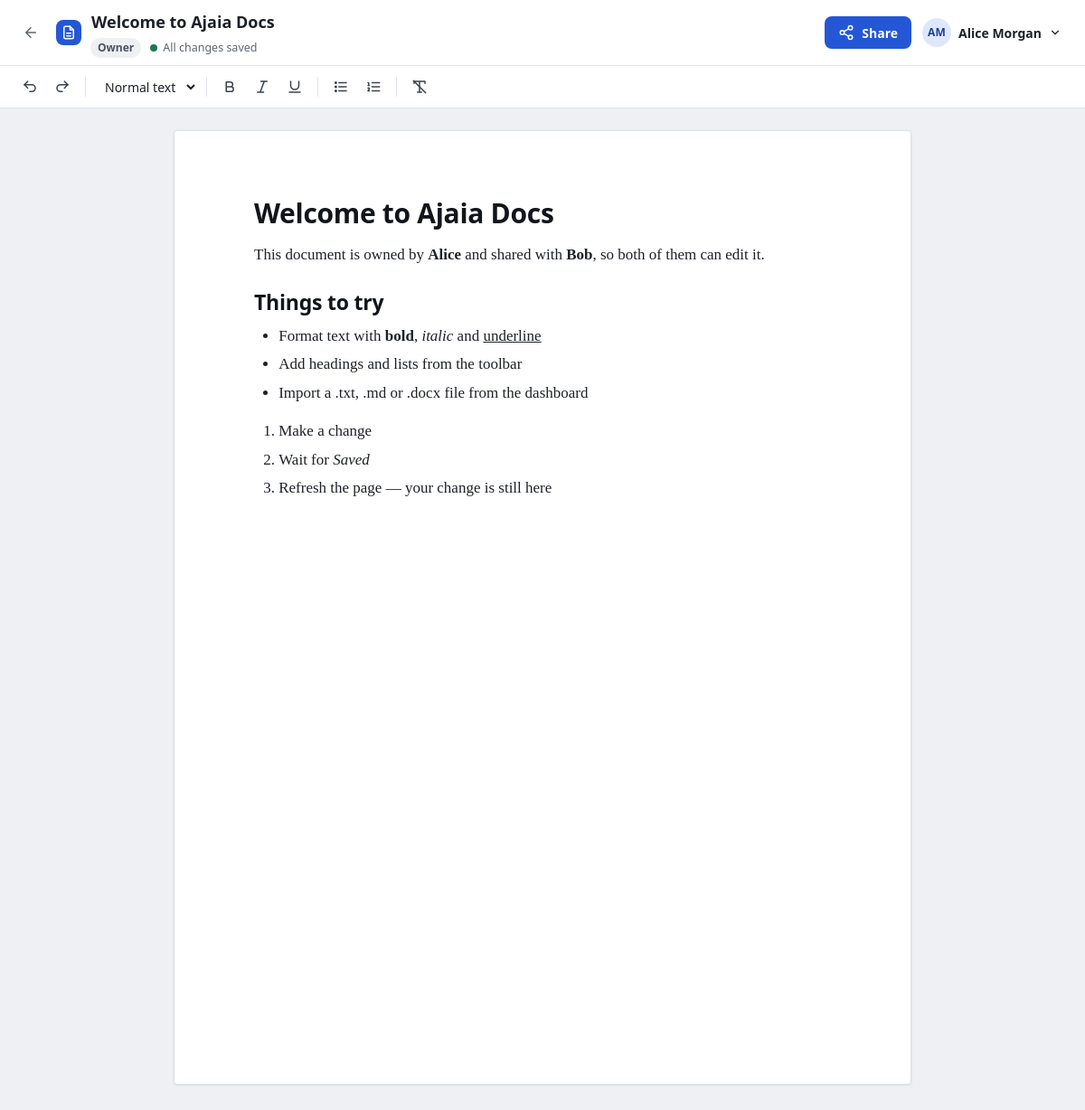
/editor.php?id=1 (signed in), run on the app's committed database.
### tables this page shows
CREATE TABLE IF NOT EXISTS documents (
    id         INT UNSIGNED NOT NULL AUTO_INCREMENT,
    title      VARCHAR(200) NOT NULL,
    content    MEDIUMTEXT   NOT NULL,
     
    version    INT UNSIGNED NOT NULL DEFAULT 1,
    owner_id   INT UNSIGNED NOT NULL,
    created_at TIMESTAMP    NOT NULL DEFAULT CURRENT_TIMESTAMP,
    updated_at TIMESTAMP    NOT NULL DEFAULT CURRENT_TIMESTAMP ON UPDATE CURRENT_TIMESTAMP,
    PRIMARY KEY (id),
    KEY idx_documents_owner_updated (owner_id, updated_at),
    CONSTRAINT fk_documents_owner FOREIGN KEY (owner_id)
        REFERENCES users (id) ON DELETE CASCADE
);

CREATE TABLE IF NOT EXISTS users (
    id            INT UNSIGNED NOT NULL AUTO_INCREMENT,
    name          VARCHAR(100) NOT NULL,
    email         VARCHAR(190) NOT NULL,
    password_hash VARCHAR(255) NOT NULL,
    created_at    TIMESTAMP    NOT NULL DEFAULT CURRENT_TIMESTAMP,
    PRIMARY KEY (id),
    UNIQUE KEY uq_users_email (email)
);

### includes/db.php (called while the page is built, shortened)
<?php
function db(): PDO
{
    static $pdo = null;
    if ($pdo instanceof PDO) {
        return $pdo;
    }
    global $config;
    $dsn = sprintf(
        'mysql:host=%s;port=%d;dbname=%s;charset=utf8mb4',
        $config['db_host'],
        $config['db_port'],
        $config['db_name']
    );
    try {
        $pdo = new PDO($dsn, $config['db_user'], $config['db_pass'], [
            PDO::ATTR_ERRMODE            => PDO::ERRMODE_EXCEPTION,
            PDO::ATTR_DEFAULT_FETCH_MODE => PDO::FETCH_ASSOC,
            PDO::ATTR_EMULATE_PREPARES   => false,
        ]);
        $pdo->exec("SET time_zone = '+00:00'");
    } catch (PDOException $e) {
        error_log('[ajaia] Database connection failed: ' . $e->getMessage());
        $pdo = null;
        throw new HttpError(503, 'The database is unavailable. Check the credentials in config/config.local.php.');
    }
    if (!empty($config['auto_install'])) {
        ensure_schema($pdo);
    }
    return $pdo;
}
function ensure_schema(PDO $pdo): void
{
    if ($pdo->query("SHOW TABLES LIKE 'document_shares'")->fetchColumn() !== false) {
        return;
    }
}

### includes/functions.php (called while the page is built, shortened)
<?php
function e(?string $value): string
{
    return htmlspecialchars((string) $value, ENT_QUOTES | ENT_SUBSTITUTE, 'UTF-8');
}
function parse_id($value): ?int
{
    if (is_string($value) && preg_match('/^[1-9][0-9]{0,9}$/', $value)) {
        return (int) $value;
    }
    return null;
}
function base_path(): string
{
    static $base = null;
    if ($base !== null) {
        return $base;
    }
    $script = str_replace('\\', '/', (string) realpath($_SERVER['SCRIPT_FILENAME'] ?? ''));
    $root = str_replace('\\', '/', APP_ROOT);
    $relative = str_starts_with($script, $root) ? substr($script, strlen($root)) : '';
    $scriptName = $_SERVER['SCRIPT_NAME'] ?? '';
    $base = $relative !== '' && str_ends_with($scriptName, $relative)
        ? substr($scriptName, 0, -strlen($relative))
        : '';
    return $base;
}
function url(string $path = ''): string
{
    return base_path() . '/' . ltrim($path, '/');
}
    ?>

### includes/auth.php (called while the page is built, shortened)
<?php
function current_user(): ?array
{
    $id = $_SESSION['user_id'] ?? null;
    $stmt = db()->prepare('SELECT id, name, email FROM users WHERE id = ?');
    $stmt->execute([$id]);
    $row = $stmt->fetch();
    if ($row) {
        $row['id'] = (int) $row['id'];
    }
    return $user = $row ?: null;
}
function require_login(): array
{
    $user = current_user();
    return $user;
}
function user_initials(string $name): string
{
    $parts = preg_split('/\s+/', trim($name)) ?: [];
    $initials = '';
    foreach (array_slice($parts, 0, 2) as $part) {
        $initials .= strtoupper(substr($part, 0, 1));
    }
    return $initials ?: '?';
}

### includes/documents.php (called while the page is built, shortened)
<?php
function find_document_for_user(PDO $pdo, int $documentId, int $userId): ?array
{
    $stmt = $pdo->prepare(
        'SELECT d.id, d.title, d.content, d.version, d.owner_id, d.created_at, d.updated_at,
                u.name AS owner_name, u.email AS owner_email,
                IF(d.owner_id = ?, \'owner\', \'editor\') AS role
           FROM documents d
           JOIN users u ON u.id = d.owner_id
      LEFT JOIN document_shares s ON s.document_id = d.id AND s.user_id = ?
          WHERE d.id = ? AND (d.owner_id = ? OR s.id IS NOT NULL)'
    );
    $stmt->execute([$userId, $userId, $documentId, $userId]);
    $doc = $stmt->fetch();
    $doc['id'] = (int) $doc['id'];
    $doc['owner_id'] = (int) $doc['owner_id'];
    $doc['version'] = (int) $doc['version'];
    return $doc;
}
function require_document(PDO $pdo, int $documentId, int $userId, bool $ownerOnly = false): array
{
    $doc = find_document_for_user($pdo, $documentId, $userId);
    return $doc;
}

### includes/sanitizer.php (called while the page is built, shortened)
<?php
function sanitize_html(string $html): string
{
    $doc = new DOMDocument('1.0', 'UTF-8');
    $previous = libxml_use_internal_errors(true);
    $doc->loadHTML(
        '<?xml encoding="UTF-8"?><div>' . $html . '</div>',
        LIBXML_HTML_NOIMPLIED | LIBXML_HTML_NODEFDTD | LIBXML_NONET
    );
    $root = null;
    foreach ($doc->childNodes as $node) {
        if ($node instanceof DOMElement) {
            $root = $node;
            break;
        }
    }
    $out = '';
    foreach ($root->childNodes as $child) {
        $out .= $doc->saveHTML($child);
    }
    return trim($out);
}
function sanitize_children(DOMNode $parent): void
{
    foreach (iterator_to_array($parent->childNodes) as $node) {
        if ($node instanceof DOMText && !($node instanceof DOMCdataSection)) {
            continue;
        }
        $tag = strtolower($node->tagName);
        $target = SANITIZER_RENAME[$tag] ?? $tag;
        $clean = $node->ownerDocument->createElement($target);
    }
}

### editor.php (the view, shortened to what this page needs)
<?php
$user = require_login();
$id = parse_id($_GET['id'] ?? null);
$doc = require_document(db(), $id, $user['id']);
$isOwner = $doc['role'] === 'owner';
require __DIR__ . '/includes/header.php';
?>
<div class="editor-shell"
     id="editor-app"
     data-doc-id="<?= $doc['id'] ?>"
     data-version="<?= $doc['version'] ?>"
     data-user-id="<?= $user['id'] ?>"
     data-role="<?= e($doc['role']) ?>">
    <header class="editor-topbar">
        <a class="icon-btn" href="<?= e(url('dashboard.php')) ?>" aria-label="Back to documents" title="Back to documents"><?= icon('back') ?></a>
        <span class="brand-mark brand-mark-sm" aria-hidden="true"><?= icon('doc') ?></span>
        <div class="title-block">
            <input type="text"
                   id="doc-title"
                   class="title-input"
                   value="<?= e($doc['title']) ?>"
                   maxlength="<?= DOCUMENT_TITLE_MAX ?>"
                   aria-label="Document title"
                   <?= $isOwner ? '' : 'readonly title="Only the owner can rename this document"' ?>>
            <div class="title-meta">
                <?php if ($isOwner): ?>
                    <span class="badge badge-owner">Owner</span>
                <?php else: ?>
                    <span class="badge badge-shared">Shared by <?= e($doc['owner_name']) ?></span>
                <?php endif; ?>
                <span class="save-status" id="save-status" role="status" aria-live="polite" data-state="saved">
                    <span class="save-dot" aria-hidden="true"></span>
                    <span class="save-text">All changes saved</span>
                </span>
            </div>
        </div>
        <div class="topbar-actions">
            <button type="button" class="btn btn-primary" id="share-button"><?= icon($isOwner ? 'share' : 'users') ?> <span><?= $isOwner ? 'Share' : 'People' ?></span></button>
            <?php require __DIR__ . '/includes/account-menu.php'; ?>
        </div>
    </header>
    <div class="toolbar" role="toolbar" aria-label="Formatting" aria-controls="doc-editor">
        <button type="button" class="tool" data-command="undo" title="Undo (Ctrl+Z)" aria-label="Undo"><?= icon('undo') ?></button>
        <button type="button" class="tool" data-command="redo" title="Redo (Ctrl+Y)" aria-label="Redo"><?= icon('redo') ?></button>
        <select id="block-style" class="tool-select" title="Text style">
            <option value="p">Normal text</option>
        </select>
        <button type="button" class="tool" data-command="bold" title="Bold (Ctrl+B)" aria-label="Bold" aria-pressed="false"><?= icon('bold') ?></button>
        <button type="button" class="tool" data-command="italic" title="Italic (Ctrl+I)" aria-label="Italic" aria-pressed="false"><?= icon('italic') ?></button>
        <button type="button" class="tool" data-command="underline" title="Underline (Ctrl+U)" aria-label="Underline" aria-pressed="false"><?= icon('underline') ?></button>
        <button type="button" class="tool" data-command="insertUnorderedList" title="Bulleted list" aria-label="Bulleted list" aria-pressed="false"><?= icon('ul') ?></button>
        <button type="button" class="tool" data-command="insertOrderedList" title="Numbered list" aria-label="Numbered list" aria-pressed="false"><?= icon('ol') ?></button>
        <button type="button" class="tool" data-command="removeFormat" title="Clear formatting" aria-label="Clear formatting"><?= icon('clear') ?></button>
    </div>
    <main class="canvas">
        <article class="page"
                 id="doc-editor"
                 contenteditable="true"
                 spellcheck="true"
                 role="textbox"
                 aria-multiline="true"
                 aria-label="Document body"
                 data-placeholder="Start writing…"><?= sanitize_html($doc['content']) ?></article>
    </main>
</div>
<?php
require __DIR__ . '/includes/footer.php';

### includes/account-menu.php (shortened to what this page needs)
<details class="account-menu">
    <summary class="account-chip" aria-label="Account menu for <?= e($user['name']) ?>">
        <span class="avatar" aria-hidden="true"><?= e(user_initials($user['name'])) ?></span>
        <span class="account-name"><?= e($user['name']) ?></span>
        <?= icon('chevron', 'icon icon-sm') ?>
    </summary>
</details>

### data on the page
documents: title "Welcome to Ajaia Docs", content "Welcome to Ajaia Docs This document is owned by Alice and shared with Bob , so both of them can edit it. Things to try Format text with bold , italic and underline Add headings and lists from the toolbar Import a .txt, .md or .docx file from the dashboard Make a change Wait for Saved Refresh the page — your change is still here"
users: name "AM", name "Alice Morgan"
